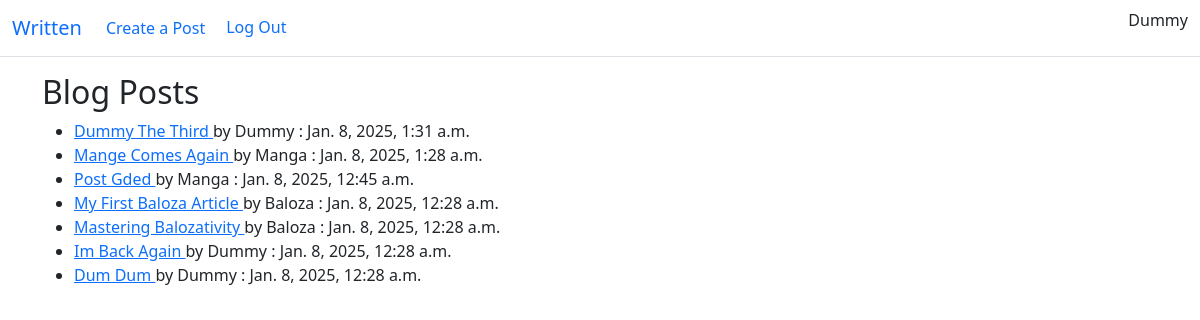
The app's page / (signed in) with its own data.
### blog/models.py (models this page shows, shortened)
class Post(models.Model):
    author = models.ForeignKey(User, on_delete=models.CASCADE)
    title = models.CharField(max_length=100)
    content = models.TextField(max_length=5000)
    created_at = models.DateTimeField(auto_now_add=True)
    last_updated = models.DateTimeField(auto_now=True)

### blog/views.py (the view)
# urls.py: path("", PostListView.as_view(), name="all_posts"),
class PostListView(ListView):
    login_url = "login"
    redirect_field_name = "login"
    model = Post
    template_name = "blog/all_posts.html"
    context_object_name = "blog_posts"
    ordering = ['-created_at']

### blog/templates/blog/all_posts.html
{% extends 'blog/base.html' %}
{% block content %}
	<h2>Blog Posts</h2>
	<ul>
		{% for post in blog_posts %}
		<li>
			<a href="{% url 'post_detail' post.pk %}"> {{ post.title }} </a> by
			{{ post.author }} : {{ post.created_at }}<br>
		</li>
		{% endfor %}
	</ul>
{% endblock %}

### blog/templates/blog/base.html (shortened to what this page needs)
<!doctype html>
<html lang="en">
  <head>
    <link href="https://cdn.jsdelivr.net/npm/bootstrap@5.0.2/dist/css/bootstrap.min.css" rel="stylesheet"
>
  </head>
  <body>
    <nav class="navbar navbar-expand-lg bg-body-tertiary border-bottom">
      <div class="container-fluid">
        <a class="navbar-brand" href="{% url 'all_posts' %}">Written</a>
        <div class="collapse navbar-collapse" id="navbarSupportedContent">
          <ul class="navbar-nav me-auto mb-2 mb-lg-0">
            {% if user.is_authenticated %}
            <li class="nav-item">
              <a class="nav-link" href="{% url 'create_post' %}">Create a Post</a>
            </li>
            <li class="nav-item">
              <form action="{% url 'logout' %}" method="post">
                <button type="submit" class="btn btn-link text-decoration-none">Log Out</button>
              </form>
            </li>
            {% endif %}
          </ul>
          <ul class="navbar-nav ml-auto">
            <li class="nav-item">
              {% if user.is_authenticated %}
                <p> {{ user.username }} </p>
            {% endif %}
          </ul>
        </div>
      </div>
    </nav>
    <div class="container" style="margin-top: 1em;">
      {% block content %}
      {% endblock %}
    </div>
  </body>
</html>

### records on screen
Post: title "Dummy The Third", author "Dummy", created_at "Jan. 8, 2025, 1:31 a.m."
Post: title "Mange Comes Again", author "Manga", created_at "Jan. 8, 2025, 1:28 a.m."
Post: title "Post Gded", author "Manga", created_at "Jan. 8, 2025, 12:45 a.m."
Post: title "My First Baloza Article", author "Baloza", created_at "Jan. 8, 2025, 12:28 a.m."
Post: title "Mastering Balozativity", author "Baloza", created_at "Jan. 8, 2025, 12:28 a.m."
Post: title "Im Back Again", author "Dummy", created_at "Jan. 8, 2025, 12:28 a.m."
Post: title "Dum Dum", author "Dummy", created_at "Jan. 8, 2025, 12:28 a.m."

### other values on screen
{{ user.username }} "Dummy"
